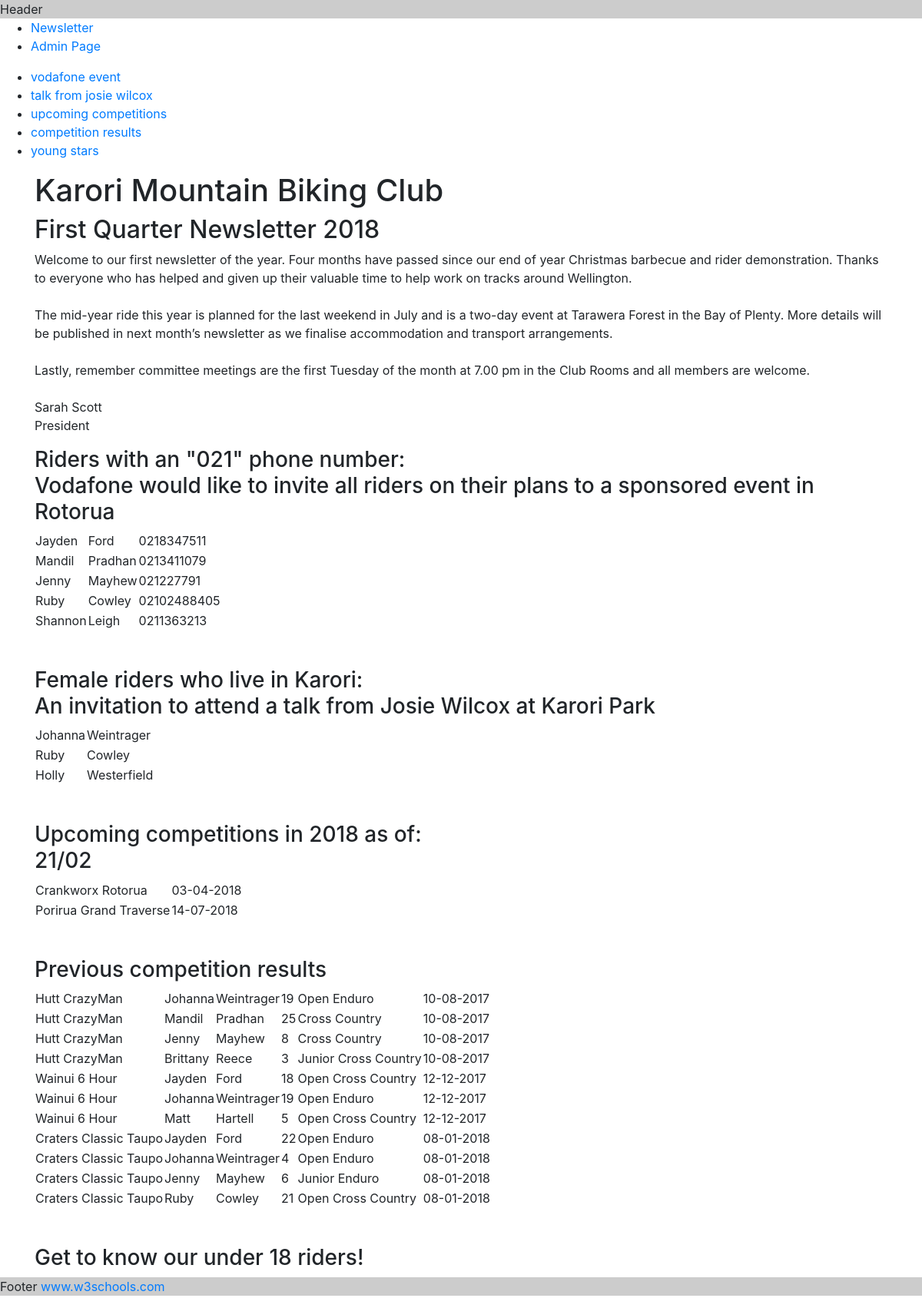
The page / on the database its author committed.
### tables this page shows
CREATE TABLE "memberTable" (
"memberID" integer not null primary key autoincrement,
"firstName" nvarchar(20) not null,
"lastName" nvarchar(50) not null,
"address" nvarchar(100) not null,
"suburb" nvarchar(100) not null,
"postcode" nvarchar(4) not null,
"phoneNumber" nvarchar(20) not null,
"email" nvarchar(50) not null,
"birthDate" date not null,
"gender" nvarchar(20) not null,
"bio" nvarchar(500)
);

CREATE TABLE "events"(
"eventID" integer not null primary key autoincrement,
"event" nvarchar(100),
"eventDate" date
);

CREATE TABLE results(
"resultID" integer not null primary key autoincrement,
"memberID" integer not null,
"eventID" integer not null,
"result" integer not null,
"eventType" nvarchar(100)
);

### server.py (the view)
@app.route('/')
def main_index():
    query_f_k = 'select memberTable.firstName, memberTable.lastName from memberTable where gender = "Female" and suburb = "Karori";'
    query_vod = 'select memberTable.firstName, memberTable.lastName, memberTable.phoneNumber from memberTable where phoneNumber like "%021%";'
    query_event = ' select event, strftime("%d-%m-%Y", eventDate) as "Event Date" ' \
                  'from events where eventDate between "2018-02-21" and "2018-31-12" order by eventDate asc;'
    query_results = 'select events.event, memberTable.firstName, memberTable.lastName, ' \
                    'results.result, results.eventType, strftime("%d-%m-%Y", eventDate) as "Event Date" ' \
                    'from events ' \
                    'join results ' \
                    'on events.eventID=results.eventID ' \
                    'join memberTable ' \
                    'on results.memberID=memberTable.memberID ' \
                    'where events.eventDate>="2017-08-10" order by events.eventDate asc;'
    query_underage = 'select memberTable.firstName, memberTable.lastName, strftime("%d-%m-%Y", memberTable.birthDate) as "Birthdate", ' \
                     'date("now")-memberTable.birthDate as "Age", memberTable.bio ' \
                     'from memberTable where Age<18 order by birthDate asc;'
    conn = sqlite3.connect('memberTable.sqlite')
    cur = conn.cursor()
    cur.execute(query_f_k)
    f_k = cur.fetchall()
    cur.execute(query_vod)
    vod = cur.fetchall()
    cur.execute(query_event)
    event = cur.fetchall()
    cur.execute(query_results)
    results = cur.fetchall()
    cur.execute(query_underage)
    underage = cur.fetchall()
    conn.close()
    return render_template("index.html", f_k=f_k, vod=vod, event=event, results=results, underage=underage)

### templates/index.html (shortened to what this page needs)
{% extends "template.html" %}
{% block content %}
<ul>
					<li><a href="#T1">vodafone event</a></li>
					<li><a href="#T2">talk from josie wilcox</a></li>
					<li><a href="#T3">upcoming competitions</a></li>
                    <li><a href="#T4">competition results</a></li>
                    <li><a href="#T5">young stars</a></li>
				</ul>
		<div class="content">
			<div class="container">
                <h1>Karori Mountain Biking Club</h1>
                <h2>First Quarter Newsletter 2018</h2>
				<p>Welcome to our first newsletter of the year. Four months have passed since our end of year Christmas barbecue and rider demonstration. Thanks to everyone who has helped and given up their valuable time to help work on tracks around Wellington. <br><br>The mid-year ride this year is planned for the last weekend in July and is a two-day event at Tarawera Forest in the Bay of Plenty. More details will be published in next month’s newsletter as we finalise accommodation and transport arrangements. <br><br>Lastly, remember committee meetings are the first Tuesday of the month at 7.00 pm in the Club Rooms and all members are welcome.<br><br>
                Sarah Scott<br>
                President </p>
                <h3 id="T1">Riders with an "021" phone number: <br>Vodafone would like to invite all riders on their plans to a sponsored event in Rotorua</h3>
                <table>
                {% for row in vod %}
                    <tr><td>{{ row[0] }}</td><td> {{ row[1] }} </td> <td> {{ row[2] }} </td></tr>
                {% endfor %}
                    </table>
                <br><br>
                <h3 id="T2">Female riders who live in Karori: <br>An invitation to attend a talk from Josie Wilcox at Karori Park</h3>
                <table>
                {% for row in f_k %}
                    <tr><td>{{ row[0] }}</td><td> {{ row[1] }} </td></tr>
                {% endfor %}
                    </table>
                <br><br>
                <h3 id="T3">Upcoming competitions in 2018 as of:<br>21/02</h3>
                                <table>
                {% for row in event %}
                    <tr><td>{{ row[0] }}</td><td> {{ row[1] }} </td></tr>
                {% endfor %}
                    </table>
                <br><br>
                <h3 id="T4">Previous competition results</h3>
                <table>
                {% for row in results %}
                    <tr><td>{{ row[0] }}</td><td> {{ row[1] }} </td> <td>{{ row[2] }}</td><td> {{ row[3] }} </td> <td> {{ row[4] }} </td> <td> {{ row[5] }} </td> </tr>
                {% endfor %}
                    </table>
                <br><br>
                <h3 id="T5">Get to know our under 18 riders!</h3>
			</div>
		</div>
{% endblock %}

### rows shown on the page
memberTable: firstName "Jayden", lastName "Ford", phoneNumber "0218347511"
memberTable: firstName "Mandil", lastName "Pradhan", phoneNumber "0213411079"
memberTable: firstName "Jenny", lastName "Mayhew", phoneNumber "021227791"
memberTable: firstName "Ruby", lastName "Cowley", phoneNumber "02102488405"
memberTable: firstName "Shannon", lastName "Leigh", phoneNumber "0211363213"
memberTable: firstName "Johanna", lastName "Weintrager"
memberTable: firstName "Holly", lastName "Westerfield"
events: event "Crankworx Rotorua", eventDate "03-04-2018"
events: event "Porirua Grand Traverse", eventDate "14-07-2018"
results: event "Hutt CrazyMan", firstName "Johanna", lastName "Weintrager", result "19", eventType "Open Enduro", row "10-08-2017"
results: event "Hutt CrazyMan", firstName "Mandil", lastName "Pradhan", result "25", eventType "Cross Country", row "10-08-2017"
results: event "Hutt CrazyMan", firstName "Jenny", lastName "Mayhew", result "8", eventType "Cross Country", row "10-08-2017"
results: event "Hutt CrazyMan", firstName "Brittany", lastName "Reece", result "3", eventType "Junior Cross Country", row "10-08-2017"
results: event "Wainui 6 Hour", firstName "Jayden", lastName "Ford", result "18", eventType "Open Cross Country", row "12-12-2017"
results: event "Wainui 6 Hour", firstName "Johanna", lastName "Weintrager", result "19", eventType "Open Enduro", row "12-12-2017"
results: event "Wainui 6 Hour", firstName "Matt", lastName "Hartell", result "5", eventType "Open Cross Country", row "12-12-2017"
results: event "Craters Classic Taupo", firstName "Jayden", lastName "Ford", result "22", eventType "Open Enduro", row "08-01-2018"
results: event "Craters Classic Taupo", firstName "Johanna", lastName "Weintrager", result "4", eventType "Open Enduro", row "08-01-2018"
results: event "Craters Classic Taupo", firstName "Jenny", lastName "Mayhew", result "6", eventType "Junior Enduro", row "08-01-2018"
results: event "Craters Classic Taupo", firstName "Ruby", lastName "Cowley", result "21", eventType "Open Cross Country", row "08-01-2018"
